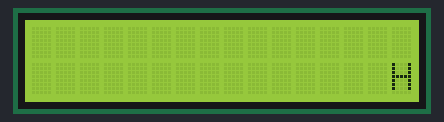
Simulated run of this sketch. Board: Arduino Uno, built with avr-gcc and run on an emulated ATmega328P. Shown: 16×2 character LCD.

Above: at 0.74 s.
At 5.7 s:
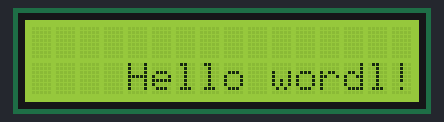
At 10.66 s:
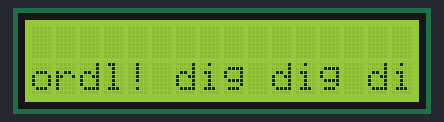
At 20.13 s:
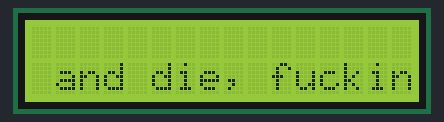
At 29.15 s:
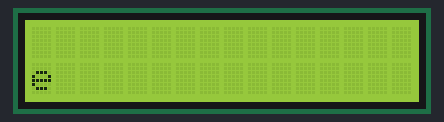
At 39.53 s:
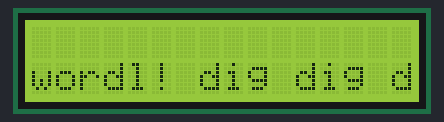

Measured:
- what the display in image 0 shows lasts 0.5 s, from 0.5 s to 1.0 s

The sketch:

lcd.ino
```cpp
//https://forum.arduino.cc/index.php?topic=176732.msg1312111#msg1312111

// LCD Scrolltext by 'jurs' for German Arduino Forum
// define the chars in one LED line
#define LEDLINE 16


// Folgende zwei Zeilen Code für Sainsmart LCD Keypad Shield
#include <LiquidCrystal.h>
LiquidCrystal lcd(8, 9, 4, 5, 6, 7); // Sainsmart keypad LCD


// Folgende zwei Zeilen Code für I2C Display
// #include <LiquidCrystal_I2C.h>
// LiquidCrystal_I2C lcd(0x20,16,2);  // set the LCD address to 0x20 for a 16 chars and 2 line display


// define scrolling speed for two LED lines
const int ledScrollSpeed[2]={225,450};
// define scrolling direction for two LED lines (true means right-to-left scrolling)
const boolean ledScrollDir[2]={true,true};

char charAt(char *text, int pos)
// scrolling-logic coded here
{
  if (pos<LEDLINE) return ' '; // scroll in
  else if (pos>=LEDLINE && pos<LEDLINE+strlen(text))
    return text[pos-LEDLINE]; // scroll text
  else return ' ';  // scroll out

}


void task_text(char *text, byte line)
// scroll the LED lines
{
  char currenttext[LEDLINE+1];
  static unsigned long nextscroll[2];
  static int positionCounter[2];
  int i;
  if (millis()>nextscroll[line])
  {
    nextscroll[line]=millis()+ledScrollSpeed[line];

    for (i=0;i<LEDLINE;i++)
      currenttext[i]=charAt(text,positionCounter[line]+i);
    currenttext[LEDLINE]=0;

    lcd.setCursor(0,line);
    lcd.print(currenttext);
    if (ledScrollDir[line])
    {
      positionCounter[line]++;
      if (positionCounter[line]==strlen(text)+LEDLINE) positionCounter[line]=0;
    }
    else
    {
      positionCounter[line]--;
      if (positionCounter[line]<0) positionCounter[line]=strlen(text)+LEDLINE-1;
    }
  }
}


void setup() {
  // put your setup code here, to run once:
  lcd.begin(16,2);
}

void loop() {
  // Scroll text in line number 0
   task_text("Hello wordl! dig dig dig dig and die, fucking bee",1);
  // Scroll text in line number 1
   //task_text("Zeile-2",1);
}
```
